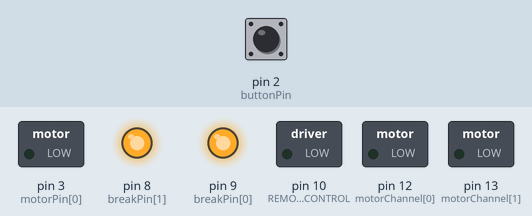
Recording of a sketch running on a simulated Arduino Uno, built with avr-gcc and run on an emulated ATmega328P. Parts: switched loads named in the sketch (green lamp = pin HIGH), output pins drawn as LEDs (lit = HIGH). The test bench sets the inputs (shaded band); at power-on: pin 2 (buttonPin) LOW.

Above: at 0.05 s.
At 0.65 s:
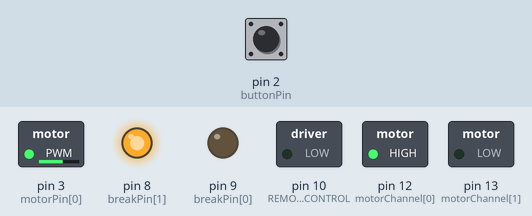
At 1.6 s:
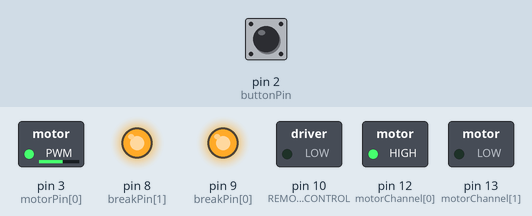
At 3.15 s:
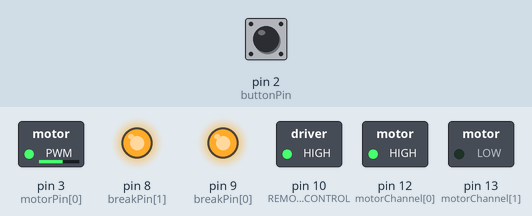
Timing chart, 0 to 3.7 s (numbered marks = the images above):
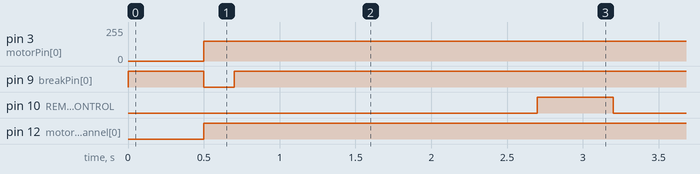

The sketch:

Drehteller_simple.ino
```cpp
// Motor-Pins definieren / sind auf Shield fest definiert
int motorPin[2] = {3, 11};
int breakPin[2] = {9, 8};
int motorChannel[2] = {12, 13};


// Runde: 75
const int loop_circle_max = 10; // Anzahl Bilder insgesamt
int loop_circle = loop_circle_max;

// Start-Button
const int buttonPin = 2;     // the number of the pushbutton pin

// Runde 350
const int table_turn_duration = 200;

// Runde 122
const int motor_speed = 150;

// Warte
const int wait_before_photo = 2000;

// variables will change:
int buttonState = 0;         // variable for reading the pushbutton status


// Pin 10 ist auf Motor Shield frei und liegt günstig
#define REMOTE_CONTROL 10

// Motorpins für einen Motor definieren
void setupMotorPins(int motor) {
    pinMode(motorChannel[motor], OUTPUT); //Initiates Motor Channel A pin
    pinMode(breakPin[motor], OUTPUT); //Initiates Brake Channel A pin
}

// Richtung Vorwärts für einen Motor definieren
// var motor = 0|1
void setMotorForward(int motor) {
  digitalWrite(motorChannel[motor], HIGH); //Establishes forward direction of Channel A
  digitalWrite(breakPin[motor], LOW);   //Disengage the Brake for Channel A
}

// Richtung Rückwärts für einen Motor defnieren
// var motor = 0|1
void setMotorBackward(int motor) {
  digitalWrite(motorChannel[motor], LOW); //Establishes backward direction of Channel A
  digitalWrite(breakPin[motor], LOW);   //Disengage the Brake for Channel A
}

// Einen Motor anhalten
void stopMotor(int motor) {
  digitalWrite(breakPin[motor], HIGH); //Eengage the Brake for Channel A
}

// Geschwindigkeit für einen Motor setzen
void setMotorSpeed(int motor, int speed) {

    if(speed >= 0) {
        setMotorForward(motor);
    }
    else {
        setMotorBackward(motor);
        speed = -speed;
    }

    if(speed < 0) speed = 0;
    if(speed > 255) speed = 255;

    analogWrite(motorPin[motor], speed);
}

// Fernauslöser drücken
void make_picture() {
  digitalWrite(REMOTE_CONTROL, HIGH);
  delay(500);
  digitalWrite(REMOTE_CONTROL, LOW);
}

void check_for_loop() {

  if(loop_circle >= loop_circle_max) {
    return;
  }

  while(loop_circle <= loop_circle_max) {
    loop_circle++;

    // Forward @ full speed
    stopMotor(0);
    delay(500);

    setMotorSpeed(0, motor_speed);
    delay(table_turn_duration);

    stopMotor(0);
    delay(wait_before_photo);

    make_picture();
  }

}


// Setup Methode mit allen wichtigen Initialisierungen
void setup() {
  setupMotorPins(0);
  setupMotorPins(1);

  stopMotor(0);
  stopMotor(1);

  pinMode(REMOTE_CONTROL, OUTPUT);
  digitalWrite(REMOTE_CONTROL, LOW);

  // initialize the pushbutton pin as an input:
  pinMode(buttonPin, INPUT);

}


// Endless Loop mit Funktionalität
void loop(){

  // read the state of the pushbutton value:
  buttonState = digitalRead(buttonPin);

  // check if the pushbutton is pressed.
  // if it is, the buttonState is HIGH:
  if (buttonState == HIGH) {
    loop_circle = 0;
  }
  loop_circle = 0;
  check_for_loop();
}
```

Measured:
- by itself, pin 3 (motorPin[0]): 0/255 → 150/255 at 0.50 s
- by itself, pin 9 (breakPin[0]): alternates HIGH for 3.0 s and LOW for 0.20 s
- by itself, pin 10 (REMOTE_CONTROL): alternates HIGH for 0.50 s and LOW for 2.7 s
- by itself, pin 12 (motorChannel[0]): LOW → HIGH at 0.50 s
